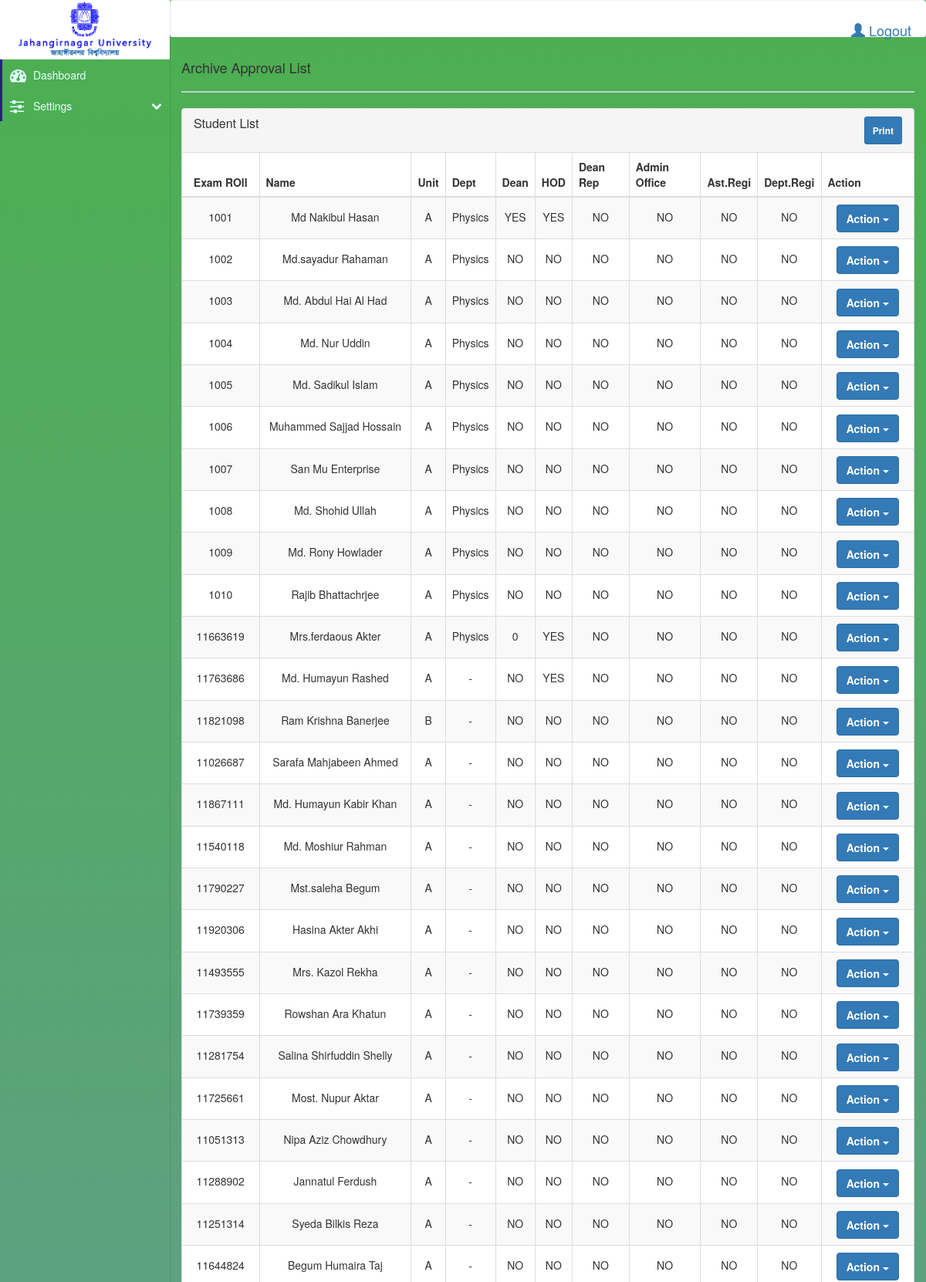
The app's page /admin/archive-approval-list.php (upper part) with its own data.
### tables this page shows
CREATE TABLE `student_info` (
  `id` int(10) UNSIGNED NOT NULL,
  `exam_roll` int(10) UNSIGNED NOT NULL,
  `year` varchar(16) NOT NULL,
  `full_name` varchar(45) NOT NULL,
  `full_name_bn` varchar(45) DEFAULT NULL,
  `nick_name` varchar(40) DEFAULT NULL,
  `f_name` varchar(45) NOT NULL,
  `f_name_bn` varchar(164) DEFAULT NULL,
  `m_name` varchar(45) NOT NULL,
  `m_name_bn` varchar(45) DEFAULT NULL,
  `date_of_birth` date NOT NULL,
  `gender` int(11) DEFAULT NULL,
  `religion` varchar(20) DEFAULT NULL,
  `nationality` varchar(20) DEFAULT NULL,
  `s_mobile` varchar(20) DEFAULT NULL,
  `g_name_address_without_parent` varchar(255) NOT NULL,
  `guardian_name` varchar(45) DEFAULT NULL,
  `guardian_name_bn` varchar(45) DEFAULT NULL,
  `g_occupation` varchar(45) DEFAULT NULL,
  `g_address` varchar(255) DEFAULT NULL,
  `g_mobile` varchar(45) DEFAULT NULL,
  `g_monthly_income` int(10) UNSIGNED DEFAULT NULL,
  `local_guardian_name` varchar(128) DEFAULT NULL,
  `local_guardian_address` varchar(255) DEFAULT NULL,
  `permanent_house` varchar(45) DEFAULT NULL,
  `permanent_vill` varchar(45) DEFAULT NULL,
  `permanent_post` varchar(45) DEFAULT NULL,
  `permanent_police_s` varchar(45) DEFAULT NULL,
  `permanent_dist` varchar(45) DEFAULT NULL,
  `permanent_country` varchar(45) DEFAULT NULL,
  `present_house` varchar(45) DEFAULT NULL,
  `present_vill` varchar(45) DEFAULT NULL,
  `present_post` varchar(45) DEFAULT NULL,
  `present_police_s` varchar(45) DEFAULT NULL,
  `present_dist` varchar(45) DEFAULT NULL,
  `present_country` varchar(45) NOT NULL DEFAULT 'Bangladesh',
  `ssc_exam_center` varchar(255) DEFAULT NULL,
  `hsc_exam_center` varchar(255) DEFAULT NULL,
  `study_gap_cause` varchar(255) DEFAULT NULL,
  `admitted_institution` varchar(255) DEFAULT NULL,
  `admitted_department` varchar(255) DEFAULT NULL,
  `admitted_year` int(4) DEFAULT NULL,
  `admitted_institution_addres` varchar(255) DEFAULT NULL,
  `previous_ju_department` varchar(100) DEFAULT NULL,
  `previous_ju_year` int(9) DEFAULT NULL,
  `previous_ju_hall` varchar(100) DEFAULT NULL,
  `dean_approv` varchar(20) DEFAULT NULL,
  `dean_approv_by` varchar(64) DEFAULT NULL,
  `hod_approv` varchar(20) DEFAULT NULL,
  `hod_approv_by` varchar(64) DEFAULT NULL,
  `dr_approv` varchar(20) DEFAULT NULL,
  `dr_approv_by` int(5) DEFAULT NULL,
  `admin_off_approv` varchar(20) DEFAULT NULL,
  `admin_off_approv_by` int(5) DEFAULT NULL,
  `assistant_register_approv` varchar(20) DEFAULT NULL,
  `assistant_register_approv_by` int(10) DEFAULT NULL,
  `deputy_registrar_approv` varchar(20) DEFAULT NULL,
  `deputy_registrar_approv_by` int(11) DEFAULT NULL,
  `class_roll` varchar(8) DEFAULT NULL,
  `admission_status` tinyint(2) NOT NULL DEFAULT '0',
  `photo` varchar(255) DEFAULT NULL,
  `sign` varchar(255) DEFAULT NULL,
  `updated_at` timestamp NULL DEFAULT NULL
);

CREATE TABLE `admission_result` (
  `id` int(11) NOT NULL,
  `unit` varchar(1) DEFAULT NULL,
  `exam_roll` int(11) NOT NULL,
  `gendar` int(10) UNSIGNED NOT NULL,
  `merit_position` int(11) NOT NULL,
  `ssc_gpa` double NOT NULL,
  `hsc_gpa` double NOT NULL,
  `test_score` double NOT NULL,
  `total_score` double NOT NULL,
  `viva` double DEFAULT NULL,
  `year` int(4) UNSIGNED NOT NULL
);

CREATE TABLE `subject_allocation` (
  `id` int(11) NOT NULL,
  `unit` varchar(1) DEFAULT NULL,
  `exam_roll` int(11) NOT NULL,
  `department` varchar(255) NOT NULL,
  `is_active` tinyint(1) NOT NULL DEFAULT '1',
  `process_no` int(11) NOT NULL,
  `create_on` datetime NOT NULL
);

### admin/get-data.php (called while the page is built, shortened)
<?php
require_once('config/dbconfig.php');
function getArchiveRequest(){
    global $conn;
    $admin_role= $_SESSION['admin_role'];
    if(!$admin_role == 'admin'){
        $data = [];
        $query = "SELECT student_info.*,academic_info.ssc_roll,admission_result.unit,admission_result.merit_position,admission_result.test_score,admission_result.total_score,admission_result.year,subject_allocation.department FROm student_info LEFT JOIN academic_info on student_info.exam_roll=academic_info.exam_roll LEFT JOIN admission_result on student_info.exam_roll=admission_result.exam_roll LEFT JOIN subject_allocation on student_info.exam_roll=subject_allocation.exam_roll";
        if ( $result = mysqli_query($conn, $query) ){
            while($row = mysqli_fetch_assoc($result)) {
                array_push($data, $row);
            }
        }
        return $data;
  }
}
?>

### admin/archive-approval-list.php (the view, shortened to what this page needs)
<?php
require_once 'get-data.php';
$students = getArchiveRequest();
?>
<?php include_once 'templates/header.php'; ?>
<div class="col-lg-12">
    <h4>Archive Approval List</h4>
    <hr>
    <div class="panel panel-default panel-table">
        <div class="panel-heading">
            <div class="row">
                <div class="col col-xs-6">
                    <h4 class="panel-title">Student List</h4>
                </div>
                <div class="col col-xs-6 text-right">
                    <button type="button" onClick="window.print()" class="btn btn-sm btn-primary btn-create">Print</button>
                </div>
            </div>
        </div>
        <div class="panel-body">
        <table class="table table-striped table-bordered table-list">
                <thead>
                    <tr>
                    <th>Exam ROll</th>
                        <th>Name</th>
                        <th>Unit</th>
                        <th>Dept</th>
                        <th>Dean</th>
                        <th>HOD</th>
                        <th>Dean Rep</th>
                        <th>Admin Office</th>
                        <th>Ast.Regi</th>
                        <th>Dept.Regi</th>
                        <th style="width:120px">Action</th>
                    </tr>
                </thead>
                <tbody>
                <?php
						if( !empty( $students ) ){
							foreach ($students as $value) {
					?>
                <tr>
                <td><?= isset($value['exam_roll']) ? $value['exam_roll'] : '-' ?></td>
                        <td><?= isset($value['full_name']) ? $value['full_name'] : '-' ?></td>
                        <td><?= isset($value['unit']) ? $value['unit'] : '-' ?></td>
                        <td><?= isset($value['department']) ? $value['department'] : '-' ?></td>
                        <td><?= isset($value['dean_approv']) ? $value['dean_approv'] : 'NO' ?></td>
                        <td><?= isset($value['hod_approv']) ? $value['hod_approv'] : 'NO' ?></td>
                        <td><?= isset($value['dr_approv']) ? $value['dr_approv'] : 'NO' ?></td>
                        <td><?= isset($value['admin_off_approv']) ? $value['admin_off_approv'] : 'NO' ?></td>
                        <td><?= isset($value['assistant_register_approv']) ? $value['assistant_register_approv'] : 'NO' ?></td>
                        <td><?= isset($value['deputy_registrar_approv']) ? $value['deputy_registrar_approv'] : 'NO' ?></td>
                        <td>
                        <div class="dropdown">
                            <button class="btn btn-primary dropdown-toggle" type="button" data-toggle="dropdown">Action
                            <span class="caret"></span></button>
                        </div>
                        </td>
                    </tr>
                    <?php } } else { ?>
					<tr colspan="9">
						<td>No Pending request Found</td>
					</tr>
					<?php } ?>
                </tbody>
            </table>
        </div>
    </div>
</div>
<?php include_once 'templates/footer.php'; ?>

### admin/css/style.css (style rules this page uses)
hr { border-top: 2px solid #c2ced4 !important; }
.panel-table .panel-body .table-list>tbody>tr>td { text-align: center!important; }
body { margin: 0px; padding: 0px; background-color: #ebedef; }
.panel-table .panel-body { padding: 0; }
.panel-table .panel-body .table-bordered { border-style: none; margin: 0; }
.panel-table .panel-body .table-bordered>thead>tr>th:first-of-type { text-align: center; width: 100px; }
.panel-table .panel-body .table-bordered>thead>tr>th:last-of-type, .panel-table .panel-body .table-bordered>tbody>tr>td:last-of-type { border-right: 0px; }
.panel-table .panel-body .table-bordered>thead>tr>th:first-of-type, .panel-table .panel-body .table-bordered>tbody>tr>td:first-of-type { border-left: 0px; }
.panel-table .panel-body .table-bordered>tbody>tr:first-of-type>td { border-bottom: 0px; }
.panel-table .panel-body .table-bordered>thead>tr:first-of-type>th { border-top: 0px; }
.panel-table .panel-body .table-bordered>tbody>tr>td { line-height: 34px; }

### admin/css/login.css (style rules this page uses)
body, html { background-repeat: no-repeat; background-image: linear-gradient(#4CAF50, rgb(134, 126, 249)); }
.btn { font-weight: 700; height: 36px; -moz-user-select: none; -webkit-user-select: none; user-select: none; cursor: default; }

### records on screen
student_info: exam_roll "1001", full_name "Md Nakibul Hasan", admission_result.unit "A", subject_allocation.department "Physics", dean_approv "YES", hod_approv "YES", shows "NO"
student_info: exam_roll "1002", full_name "Md.sayadur Rahaman", admission_result.unit "A", subject_allocation.department "Physics", shows "NO"
student_info: exam_roll "1003", full_name "Md. Abdul Hai Al Had", admission_result.unit "A", subject_allocation.department "Physics", shows "NO"
student_info: exam_roll "1004", full_name "Md. Nur Uddin", admission_result.unit "A", subject_allocation.department "Physics", shows "NO"
student_info: exam_roll "1005", full_name "Md. Sadikul Islam", admission_result.unit "A", subject_allocation.department "Physics", shows "NO"
student_info: exam_roll "1006", full_name "Muhammed Sajjad Hossain", admission_result.unit "A", subject_allocation.department "Physics", shows "NO"
student_info: exam_roll "1007", full_name "San Mu Enterprise", admission_result.unit "A", subject_allocation.department "Physics", shows "NO"
student_info: exam_roll "1008", full_name "Md. Shohid Ullah", admission_result.unit "A", subject_allocation.department "Physics", shows "NO"
student_info: exam_roll "1009", full_name "Md. Rony Howlader", admission_result.unit "A", subject_allocation.department "Physics", shows "NO"
student_info: exam_roll "1010", full_name "Rajib Bhattachrjee", admission_result.unit "A", subject_allocation.department "Physics", shows "NO"
student_info: exam_roll "11663619", full_name "Mrs.ferdaous Akter", admission_result.unit "A", subject_allocation.department "Physics", dean_approv "0", hod_approv "YES", shows "NO"
student_info: exam_roll "11763686", full_name "Md. Humayun Rashed", admission_result.unit "A", shows "NO", hod_approv "YES"
student_info: exam_roll "11821098", full_name "Ram Krishna Banerjee", admission_result.unit "B", shows "NO"
student_info: exam_roll "11026687", full_name "Sarafa Mahjabeen Ahmed", admission_result.unit "A", shows "NO"
student_info: exam_roll "11867111", full_name "Md. Humayun Kabir Khan", admission_result.unit "A", shows "NO"
student_info: exam_roll "11540118", full_name "Md. Moshiur Rahman", admission_result.unit "A", shows "NO"
student_info: exam_roll "11790227", full_name "Mst.saleha Begum", admission_result.unit "A", shows "NO"
student_info: exam_roll "11920306", full_name "Hasina Akter Akhi", admission_result.unit "A", shows "NO"
student_info: exam_roll "11493555", full_name "Mrs. Kazol Rekha", admission_result.unit "A", shows "NO"
student_info: exam_roll "11739359", full_name "Rowshan Ara Khatun", admission_result.unit "A", shows "NO"
student_info: exam_roll "11281754", full_name "Salina Shirfuddin Shelly", admission_result.unit "A", shows "NO"
student_info: exam_roll "11725661", full_name "Most. Nupur Aktar", admission_result.unit "A", shows "NO"
student_info: exam_roll "11051313", full_name "Nipa Aziz Chowdhury", admission_result.unit "A", shows "NO"
student_info: exam_roll "11288902", full_name "Jannatul Ferdush", admission_result.unit "A", shows "NO"
student_info: exam_roll "11251314", full_name "Syeda Bilkis Reza", admission_result.unit "A", shows "NO"
student_info: exam_roll "11644824", full_name "Begum Humaira Taj", admission_result.unit "A", shows "NO"
